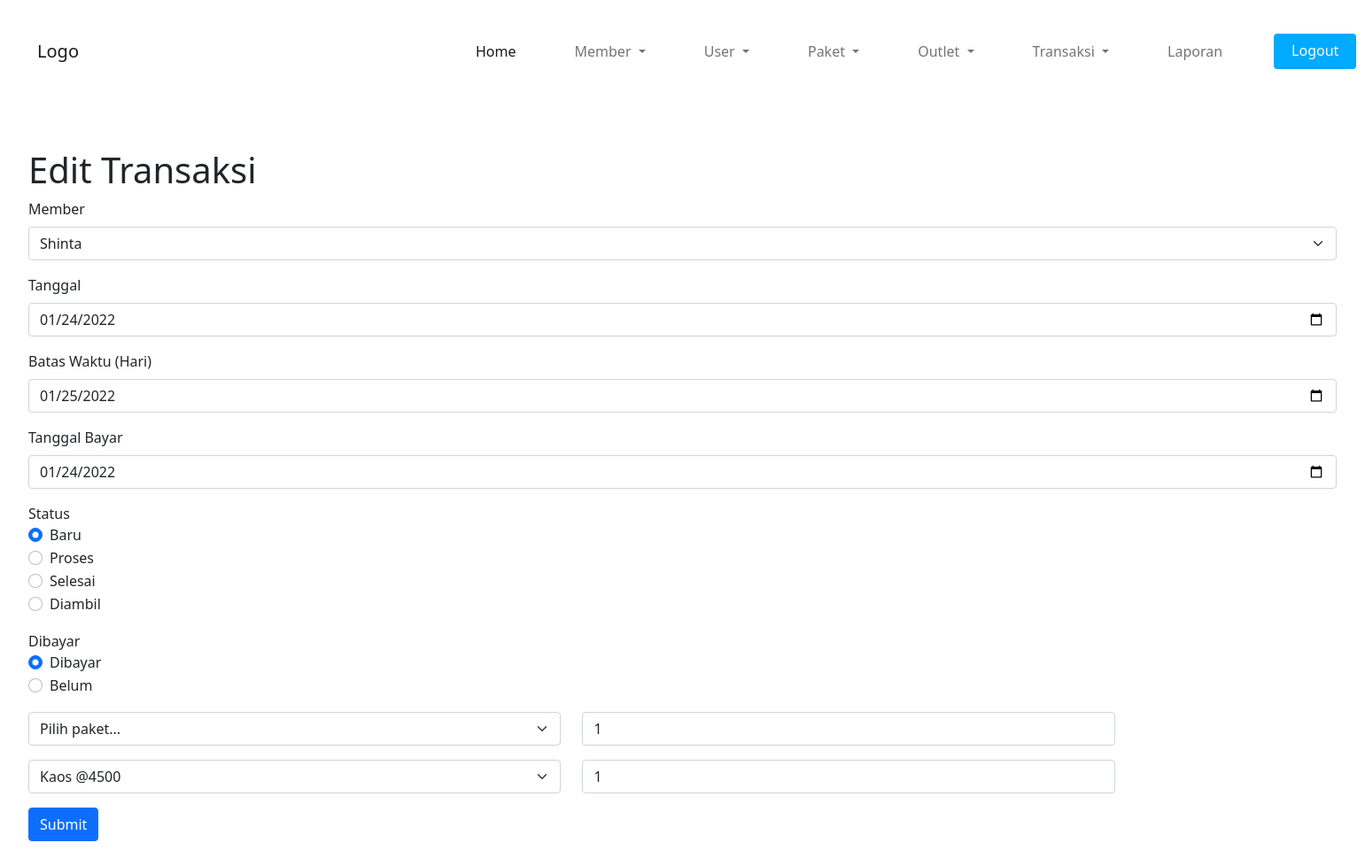
Page /transaksi/ubah.php?id=8 (signed in) on the committed database.
### tables this page shows
CREATE TABLE `transaksi` (
  `id` int(11) NOT NULL,
  `id_member` int(11) NOT NULL,
  `tgl` date NOT NULL,
  `batas_waktu` date NOT NULL,
  `tgl_bayar` date NOT NULL,
  `status` enum('Baru','Proses','Selesai','Diambil') NOT NULL,
  `dibayar` enum('Dibayar','Belum') NOT NULL,
  `id_user` int(11) NOT NULL
);

CREATE TABLE `detail_transaksi` (
  `id_detail` int(11) NOT NULL,
  `id_transaksi` int(11) NOT NULL,
  `id_paket` int(11) NOT NULL,
  `qty` int(11) NOT NULL
);

CREATE TABLE `paket` (
  `id` int(11) NOT NULL,
  `jenis` enum('Kiloan','Selimut','Bedcover','Kaos') NOT NULL,
  `harga` int(11) NOT NULL
);

### utility/utils.php (called while the page is built, shortened)
<?php
function titleize($name) {
	return ucwords(str_replace("_", " ", $name));
}
?>

### transaksi/utility.php (the view, shortened to what this page needs)
<?php
require_once "../utility/utils.php";
require_once "../koneksi.php";
function render_members_as_select_options($selected_id = null)
{
	global $conn;
	$query = mysqli_query($conn, "SELECT * FROM `member`");
	while ($data = mysqli_fetch_assoc($query)) {
?>
		<option value="<?= $data['id'] ?>" <?= $selected_id === $data['id'] ? "selected" : "" ?>><?= $data['nama_member'] ?></option>
	<?php
	}
}
function render_as_radio_buttons($name, $keys, $selected_key = null)
{
	foreach ($keys as $key) {
		$radio_id = $name . "-" . $key . "-radio";
	?>
		<div class="form-check">
			<input class="form-check-input" type="radio" name="<?= $name ?>" id="<?= $radio_id ?>" value="<?= $key ?>" <?= $selected_key === $key ? "checked" : "" ?>>
			<label class="form-check-label" for="<?= $radio_id ?>"><?= titleize($key) ?></label>
		</div>
<?php
	}
}
function render_paket_as_select_options($selected_id = null) {
	global $conn;
	$query = mysqli_query($conn, "SELECT * FROM `paket`");
	while ($data_paket = mysqli_fetch_assoc($query)) {
		?>
			<option value="<?= $data_paket['id']?>" <?= $selected_id === $data_paket['id'] ? "selected" : "" ?>>
				<?= titleize($data_paket['jenis']) . " @" . $data_paket['harga'] ?>
			</option>
		<?php
	}
}
				?>

### transaksi/ubah.php (shortened to what this page needs)
<?php
require_once "../utility/utils.php";
require_once "../koneksi.php";
require_once "../commponen/bootstrap.php";
require_once "../commponen/navbar.php";
require_once "utility.php";
if ($_GET) {
	$id = $_GET["id"];
	$query_transaksi = mysqli_query($conn, "SELECT * FROM `transaksi` WHERE id = $id");
	$query_detail_transaksi = mysqli_query($conn, "SELECT * FROM `detail_transaksi` WHERE id_transaksi = $id");
	$data_transaksi = mysqli_fetch_assoc($query_transaksi);
	$data_detail_transaksi = mysqli_fetch_all($query_detail_transaksi, MYSQLI_ASSOC);
	$id_member = $data_transaksi["id_member"];
	$tgl = $data_transaksi["tgl"];
	$batas_waktu = $data_transaksi["batas_waktu"];
	$tgl_bayar = $data_transaksi["tgl_bayar"];
	$status = $data_transaksi["status"];
} else {
	warn("No ID specified");
	die();
}
?>
<!DOCTYPE html>
<html>
<head>
</head>
<body>
	<main class="crud-form">
		<h1>Edit Transaksi</h1>
		<form action="ubah.php" method="POST">
			<div class="mb-3">
				<label for="member-input" class="form-label">Member</label>
				<select class="form-select" aria-label="Pilih member" id="member-input" name="id_member">
					<?php render_members_as_select_options($id_member); ?>
				</select>
			</div>
			<div class="mb-3">
				<label for="date-input" class="form-label">Tanggal</label>
				<input type="date" class="form-control" id="date-input" name="tgl" value="<?= $tgl ?>">
			</div>
			<div class="mb-3">
				<label for="deadline-input" class="form-label">Batas Waktu (Hari)</label>
				<input type="date" class="form-control" id="deadline-input" name="batas_waktu" value="<?= $batas_waktu ?>">
			</div>
			<div class="mb-3">
				<label for="payment-date-input" class="form-label">Tanggal Bayar</label>
				<input type="date" class="form-control" id="payment-date-input" name="tgl_bayar" value="<?= $tgl_bayar ?>">
			</div>
			<div class="mb-3">
				<label>Status
					<?php render_as_radio_buttons("status", ["Baru", "Proses", "Selesai", "Diambil"], $status) ?>
				</label>
			</div>
			<div class="mb-3">
				<label>Dibayar
				</label>
			</div>
			<?php for ($i = 0; $i < count($data_detail_transaksi); $i++) : ?>
				<div class="row mb-3">
					<div class="col-sm-5">
						<select class="form-select" aria-label="Pilih paket" name="id_pakets[]">
							<option value="" disabled selected hidden>Pilih paket...</option>
							<?php render_paket_as_select_options($data_detail_transaksi[$i]['id_paket']); ?>
						</select>
					</div>
					<div class="col-sm-5">
						<input type="number" class="form-control" name="qtys[]" min="0" placeholder="Qty" value="<?= $data_detail_transaksi[$i]['qty'] ?>">
					</div>
				</div>
			<?php endfor; ?>
			<button type="submit" class="btn btn-primary">Submit</button>
		</form>
	</main>
</body>
</html>

### style.css (style rules this page uses)
.crud-form { padding: 2rem 2rem; }

### rows in the picture
transaksi: tgl "01/24/2022", batas_waktu "01/25/2022", tgl_bayar "01/24/2022", status "☑ Status Baru Proses Selesai Dia", status "Baru", status "☐ Proses", status "☐ Selesai", status "☐ Diambil", dibayar "☑ Dibayar Dibayar Belum", dibayar "Dibayar", dibayar "☐ Belum"
detail_transaksi: qty "1"
detail_transaksi: id_paket.jenis "Kaos @4500", qty "1"

### other values in the picture
titleize($key) "Proses"
titleize($key) "Selesai"
titleize($key) "Diambil"
titleize($key) "Belum"
form field id_member "Shinta"
